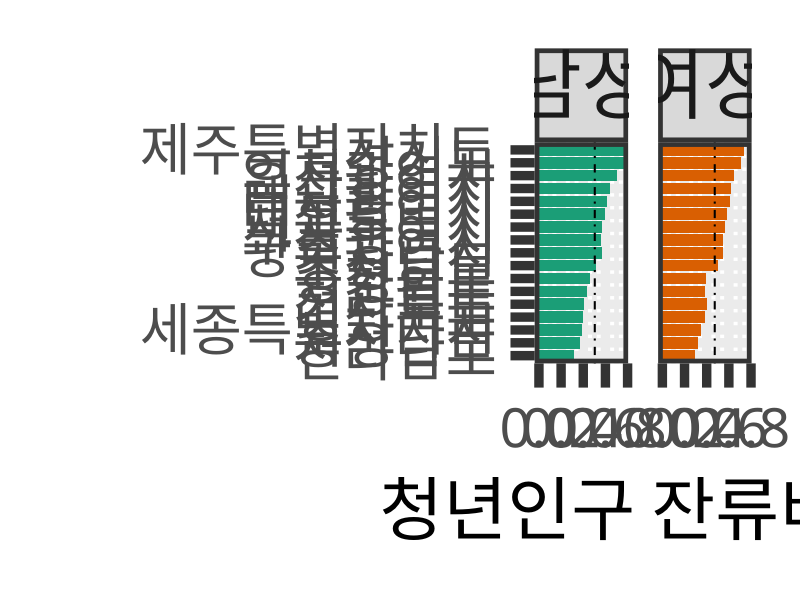
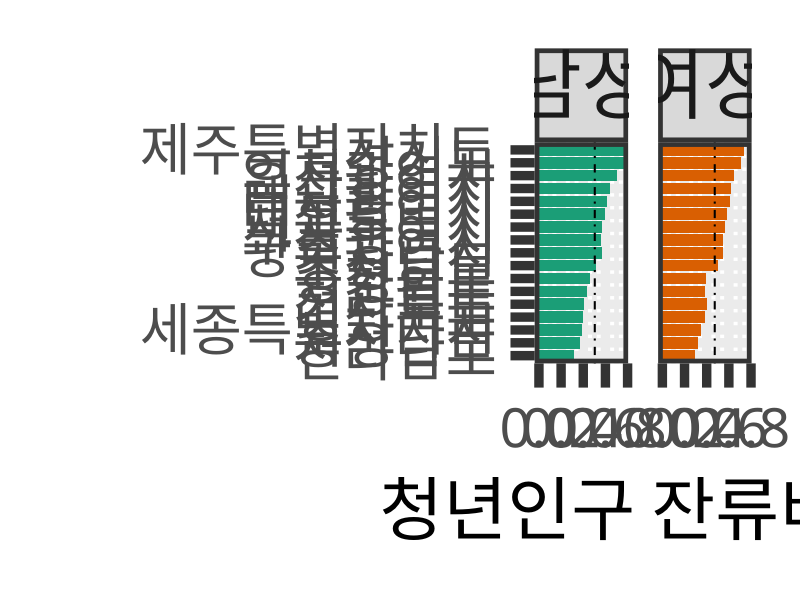

Reproduce these figures in R, in order.
################################################################################
#
# Computing native retention rate
# Visualization
#
################################################################################

library(dplyr)
library(ggplot2)
library(patchwork)
library(scales)
library(forcats)
library(tidyr)
library(stringr)
library(purrr)

# ------------------------------------------------------------
# 데이터 불러오기
# ------------------------------------------------------------
table_youth_all <- read.csv("data/table_youth_all.csv")

# ------------------------------------------------------------
# 35+에서의 lx(=Sx) 사용 → 이것이 PPNYR
# retention 대신 반드시 lx 사용해야 함
# ------------------------------------------------------------

order_prov <- table_youth_all |>
  filter(agegr == "35+", year %in% c(2015, 2020)) |> 
  mutate(PPNYR = lx, 
         gender = ifelse(sex =="Male", "남성", 
                         ifelse(sex =="Female", "여성", "전체"))) |>        # 생명표 누적 잔류 확률
  arrange(desc(sex), PPNYR) |> 
  group_by(year, sex) |> 
  mutate(order = row_number()) |> 
  ungroup() |> 
  select(org_admin, sex, PPNYR, year, order)

order_prov |> select(org_admin, order, sex) |> filter(org_admin == "Gyeonggi")

order <- order_prov |> filter(sex == "Total", year == 2020) |> select(org_admin, order)
order_prov <- order_prov |> select(-order) |> left_join(order, by = c("org_admin" = "org_admin"))


# ------------------------------------------------------------
# 2020년 남/녀 지역 순위
# ------------------------------------------------------------
b <- order_prov |> 
  filter(year == 2020, sex != "Total", org_admin != "Total")

write.csv(b, "data/b.csv", row.names = FALSE)

# ------------------------------------------------------------
# 시각화: 지역별 PPNYR (lx 기반)
# ------------------------------------------------------------

# 원래 지역 레벨
region_levels <- c("Total", 
                   "Seoul","Busan","Daegu","Incheon","Gwangju","Daejeon","Ulsan","Sejong",
                   "Gyeonggi","Gangwon","Chungbuk","Chungnam","Jeonbuk","Jeonnam","Gyeongbuk","Gyeongnam","Jeju"
)

# "Total"을 제외한 17개 시도명
region_levels17 <- region_levels[region_levels != "Total"]

# 영어–한국어 매핑 벡터 생성
region_kor <- c(
  Seoul      = "서울특별시",
  Busan      = "부산광역시",
  Daegu      = "대구광역시",
  Incheon    = "인천광역시",
  Gwangju    = "광주광역시",
  Daejeon    = "대전광역시",
  Ulsan      = "울산광역시",
  Sejong     = "세종특별자치시",
  Gyeonggi   = "경기도",
  Gangwon    = "강원도",
  Chungbuk   = "충청북도",
  Chungnam   = "충청남도",
  Jeonbuk    = "전라북도",
  Jeonnam    = "전라남도",
  Gyeongbuk  = "경상북도",
  Gyeongnam  = "경상남도",
  Jeju       = "제주특별자치도"
)

order_prov <- order_prov |> 
  mutate(
  org_admin_kor = region_kor[org_admin], 
  gender = ifelse(sex =="Male", "남성", ifelse(sex =="Female", "여성", "전체")))


# ------------------------------------------------------------
# 전체 대비 수평선 (Total)
# ------------------------------------------------------------
hline_df <- order_prov |> 
  filter(year == 2020, sex != "Total", org_admin == "Total") |> 
  select(gender, PPNYR)

sex_colors <- c(
  "남성"   = "#1B9E77",  # Teal / 시원하고 중립적
  "여성" = "#D95F02"   # Rose / 따뜻하지만 빨강 고정관념에서 탈피
)

order_prov |> filter(order ==18)

p <- order_prov |> 
  filter(year == 2020, sex != "Total", org_admin != "Total") |> 
  ggplot(aes(x = reorder(org_admin_kor, order), y = PPNYR, fill = gender)) +
  geom_col() + 
  geom_hline(data = hline_df, aes(yintercept = PPNYR), 
             color = "black", lty = "dotdash", linewidth = 0.7) +
  scale_fill_manual(values = sex_colors) +
  facet_wrap(. ~ gender) +
  coord_flip() +
  labs(
    x = "",
    y = "청년인구 잔류비율",
    fill = "성별"
  ) +
  theme_bw(base_size = 70) +
  theme(
    legend.position = "none",
    text = element_text(family = "NanumGothic"),
    axis.text.x = element_text(size = 40, margin = margin(t = 15)),
    axis.text.y = element_text(size = 40, margin = margin(r = 10)),
    strip.text  = element_text(size = 55, margin = margin(b = 15)),
    axis.title  = element_text(size = 50),
    panel.spacing = unit(1.5, "lines")
  )
p

ggsave("graphs/PPNYR_barplot.png",
       plot = p,
       width = 40, height = 30, units = "cm",
       dpi = 450, scale = 1.8)


# ------------------------------------------------------------
# retention 단조 증가 가정 위배 여부 확인
# (각 org_admin, sex 조합별로 retention이 나이 증가와 함께 감소하는가)
# ------------------------------------------------------------
monotonic_check <- table_youth_all |>
  group_by(year, org_admin, sex) |>
  arrange(as.numeric(str_extract(agegr, "^[0-9]+")), .by_group = TRUE) |>
  mutate(non_monotonic = retention > lag(retention)) |>
  filter(non_monotonic == TRUE)

write.csv(monotonic_check, "data/monotonic_violation.csv", row.names = FALSE)

colnames(table_youth_all)


region_levels <- c("Total", 
  "Seoul","Busan","Daegu","Incheon","Gwangju","Daejeon","Ulsan","Sejong",
  "Gyeonggi","Gangwon","Chungbuk","Chungnam","Jeonbuk","Jeonnam","Gyeongbuk","Gyeongnam","Jeju"
)


table_youth_all |> 
  mutate(org_admin = factor(org_admin, levels = region_levels)) |> 
  filter(year == 2020, sex == "Male") |> 
  select(year, org_admin, agegr, lx) |> 
  pivot_wider(names_from = agegr, values_from = lx ) |> 
  arrange(org_admin)
  

table_youth_all |> 
  mutate(org_admin = factor(org_admin, levels = region_levels)) |> 
  filter(year == 2020, sex == "Female") |> 
  select(year, org_admin, agegr, lx) |> 
  pivot_wider(names_from = agegr, values_from = lx )


PNYR <- table_youth_all |> 
  mutate(org_admin = factor(org_admin, levels = region_levels), 
         sex = factor(sex, levels = c("Male", "Female", "Total"))) |> 
  filter(year == 2020, agegr == "35+") |> 
  arrange(org_admin, sex) |> 
  select(year, org_admin, sex, agegr, lx) |> 
  pivot_wider(names_from = sex, values_from = lx ) 


write.csv(PNYR, "data/PNYR.csv", row.names = FALSE)
